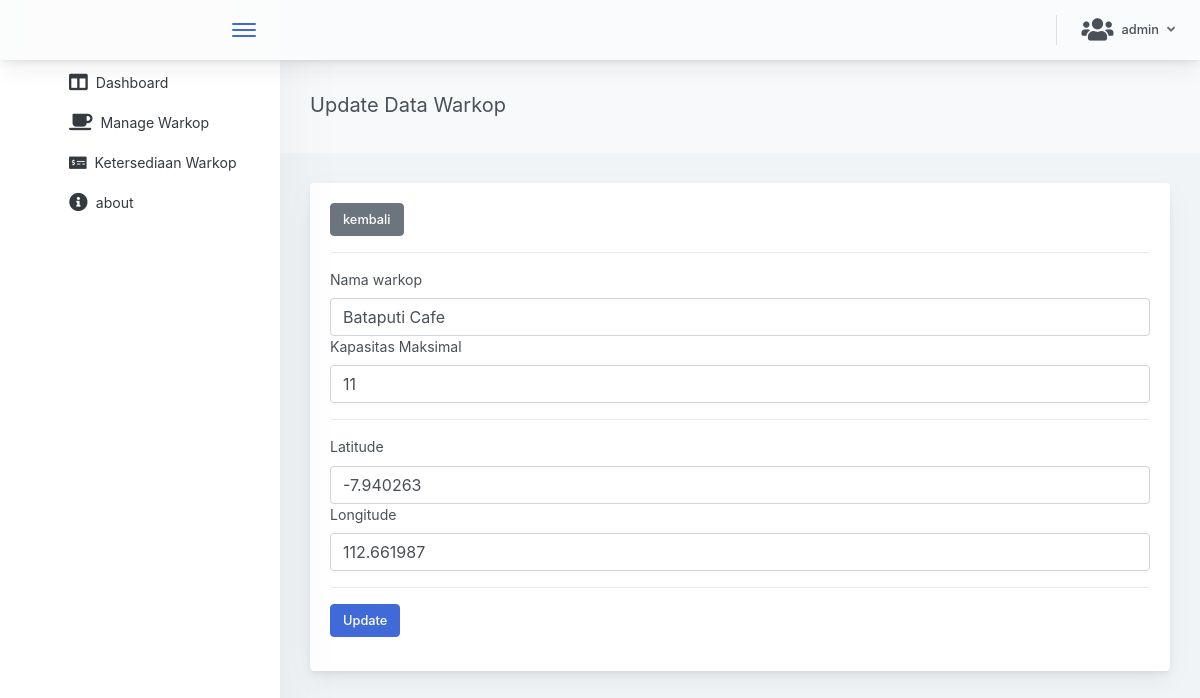
/admin/updatewarkop.php?id=18 (signed in), run on the app's committed database.
### tables this page shows
CREATE TABLE `data_location` (
  `id` int(11) NOT NULL,
  `nama` varchar(255) NOT NULL,
  `max_cap` int(100) NOT NULL,
  `curr_cap` int(100) NOT NULL DEFAULT '0',
  `lat` float(10,6) NOT NULL,
  `lon` float(10,6) NOT NULL,
  `last_update` datetime NOT NULL DEFAULT CURRENT_TIMESTAMP
);

### admin/updatewarkop.php (the view, shortened to what this page needs)
<html lang="en">
<head>
    <link rel="stylesheet" href="https://use.fontawesome.com/releases/v5.3.1/css/all.css">
    <link href="css/main.87c0748b313a1dda75f5.css" rel="stylesheet">
    <link rel="stylesheet" href="css/animate.min.css">
</head>
<body>
    <div class="app-container app-theme-white body-tabs-shadow fixed-header fixed-sidebar">
        <div class="app-header header-shadow">
            <div class="app-header__logo">
                <div class="app-header__logo scrollbar-container ps">
                </div>
                <div class="header__pane ml-auto">
                    <div>
                        <button type="button" class="hamburger close-sidebar-btn hamburger--elastic" data-class="closed-sidebar">
                            <span class="hamburger-box">
                                <span class="hamburger-inner"></span>
                            </span>
                        </button>
                    </div>
                </div>
            </div>
            <div class="app-header__content">
                <div class="app-header-right">
                    <div class="header-btn-lg pr-0">
                        <div class="widget-content p-0">
                            <div class="widget-content-wrapper">
                                <div class="widget-content-left">
                                    <div class="btn-group">
                                        <a data-toggle="dropdown" aria-haspopup="true" aria-expanded="false" class="p-0 btn">
                                            <div class="d-flex justify-content-center align-items-center">
                                                <i class="fas fa-users fa-2x mr-2"></i>
                                                <?= $_SESSION['username'] ?>
                                                <i class="fa fa-angle-down ml-2 opacity-8"></i>
                                            </div>
                                        </a>
                                    </div>
                                </div>
                            </div>
                        </div>
                    </div>
                </div>
            </div>
        </div>
        <div class="app-main">
            <div class="app-sidebar sidebar-shadow">
                <div class="scrollbar-sidebar">
                    <div class="app-sidebar__inner">
                        <ul class="vertical-nav-menu">
                            <li>
                                <a href="dashboard.php">
                                    <i class="fas fa-columns fa-lg mr-2"></i>Dashboard
                                </a>
                            </li>
                            <li>
                                <a href="daftarwarkop.php">
                                    <i class="fas fa-coffee fa-lg mr-2"></i>Manage Warkop
                                </a>
                            </li>
                            <li>
                                <a href="ketersediaan.php">
                                    <i class="fas fa-money-check-alt mr-2"></i>Ketersediaan Warkop
                                </a>
                            </li>
                            <li>
                                <a href="about.php">
                                    <i class="fas fa-info-circle fa-lg mr-2"></i>about
                                </a>
                            </li>
                        </ul>
                    </div>
                </div>
            </div>
            <div class="app-main__outer">
                <div class="animated slideInLeft">
                    <div class="app-main__inner">
                        <div class="app-page-title">
                            <div class="page-title-wrapper">
                                <div class="page-title-heading">
                                    <div>Update Data Warkop
                                        <div class="page-title-subheading">
                                        </div>
                                    </div>
                                </div>
                            </div>
                        </div>
                        <div class="main-card mb-3 card">
                            <div class="card-body">
                                <button onclick="kembali()" class="btn btn-secondary">kembali</button>
                                <div class="divider"></div>
                                <form action="aksi_update.php" method="POST" enctype="multipart/form-data">
                                    <?php
                                    include 'koneksi.php';
                                    $id = $_GET['id'];
                                    $sql = "SELECT * FROM data_location where id = $id";
                                    $hasil = $koneksi->query($sql);
                                    while ($warkop = $hasil->fetch_assoc()) { ?>
                                        <label for="nama" class="">Nama warkop</label>
                                        <input name="nama" type="text" class="form-control" value="<?= $warkop['nama'] ?>">
                                        <label for="max_cap" class="">Kapasitas Maksimal</label>
                                        <input name="max_cap" type="text" class="form-control" value="<?= $warkop['max_cap'] ?>">
                                        <div class="divider"></div>
                                        <label for="lat" class="">Latitude</label>
                                        <input name="lat" type="text" class="form-control" value="<?= $warkop['lat'] ?>">
                                        <label for="lon" class="">Longitude</label>
                                        <input name="lon" type="text" class="form-control" value="<?= $warkop['lon'] ?>">
                                    <?php } ?>
                                    <div class="divider"></div>
                                    <button type="submit" class="btn btn-primary" name="insert">Update</button>
                                </form>
                            </div>
                        </div>
                    </div>
                </div>
            </div>
            <link rel="stylesheet" href="https://cdn.datatables.net/responsive/2.2.2/js/responsive.bootstrap4.js">
</body>
</html>

### data on the page
data_location: nama "Bataputi Cafe", max_cap "11", lat "-7.940263", lon "112.661987"

### other printed values
$_SESSION['username'] "admin"
